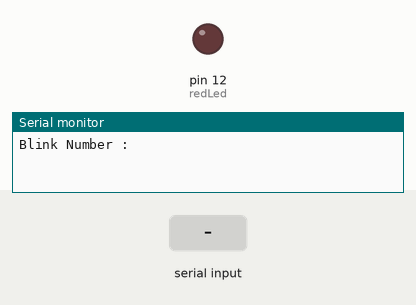
Bench run of a sketch on a simulated Arduino Uno, built with avr-gcc and run on an emulated ATmega328P. On the bench: output pins drawn as LEDs (lit = HIGH), the last lines printed to the serial monitor. Dashed ring = blinking. Inputs (shaded band) come from the test bench.

Above: at 1.2 s.
1.3 s: "90,45\n" received over Serial
At 1.7 s:
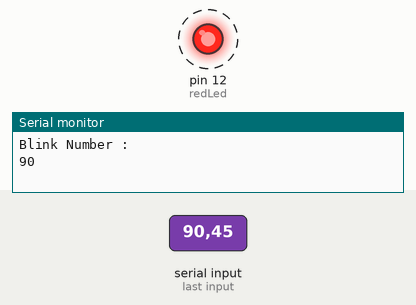
Timing chart, 0 to 10.3 s (numbered marks = the images above; inputs shaded):
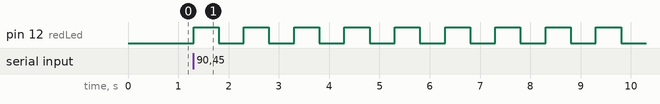

The sketch:

reading_input.ino
```cpp
//reading_input

int number=0;
int redLed=12;
String msg= "Blink Number : ";
int counter=0;
void setup()
{
   pinMode(redLed, OUTPUT);
   Serial.begin(9600);

}


void loop()
{

 Serial.println(msg);
 while(Serial.available()==0){}

 number = Serial.parseInt();

 Serial.println(number);

 for(counter=0; counter<number;counter++)
 {
    digitalWrite(redLed,HIGH);
    delay(500);
    digitalWrite(redLed,LOW);
    delay(500);

 }


}
```

Measured:
- after the input at 1.3 s, pin 12 (redLed): alternates HIGH for 0.50 s and LOW for 0.50 s, starting at once
